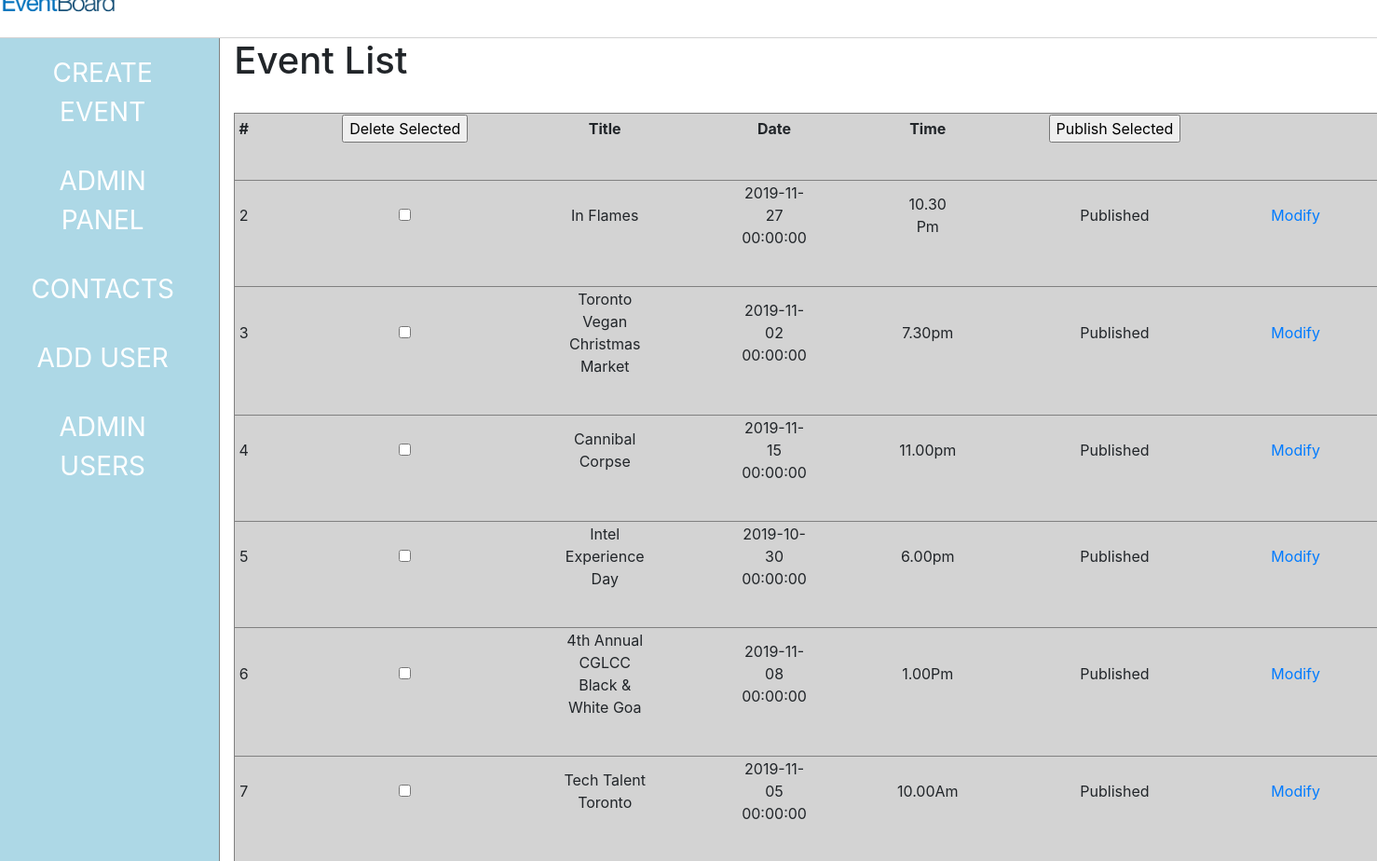
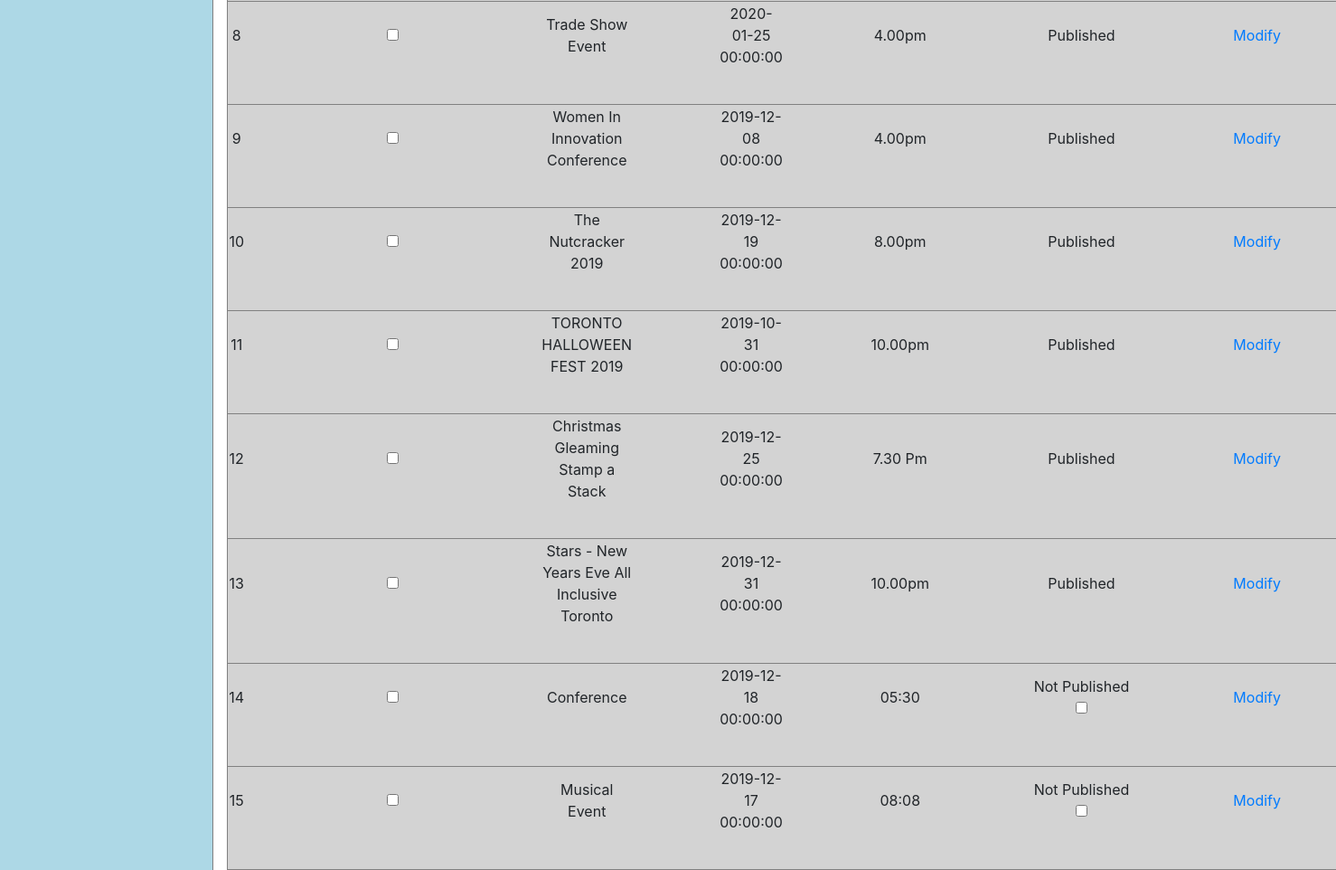
Screenshot of /admininterface.php with the database file from the repository (2 pictures, top to bottom).
### tables this page shows
CREATE TABLE `create_event` (
  `id` int(11) NOT NULL,
  `user_id` int(11) NOT NULL,
  `event_title` varchar(50) NOT NULL,
  `type` varchar(45) NOT NULL,
  `description` varchar(2000) NOT NULL,
  `event_type` varchar(100) NOT NULL,
  `keywords` varchar(100) NOT NULL,
  `organiser_name` varchar(25) NOT NULL,
  `location` varchar(100) NOT NULL,
  `event_date` datetime NOT NULL,
  `event_time` varchar(50) NOT NULL,
  `published` tinyint(1) NOT NULL DEFAULT '0'
);

### admininterface.php (the view, shortened to what this page needs)
<?php
function createEvent()
{
    $db = Database::getDb();
    $sql = "select * from create_event";
    $pdostm = $db->prepare($sql);
    $pdostm->setFetchMode(PDO::FETCH_OBJ);
    $pdostm->execute();
    echo '<form action="#" method="post" id="eventform">';
    foreach ($pdostm as $events) {
        if($events->published==0){
            echo "<tr>";
            echo "<td>".$events->id."</td><td><input type='checkbox' name='check_list[]' value='$events->id'></td><td>".$events->event_title."</td><td>".$events->event_date."</td><td>".$events->event_time."</td><td>Not Published<br><input type='checkbox' name='publish_list[]' value='$events->id'> </td><td><a href='update.php/?uid=".$events->id."'>Modify</a></td>";
            echo "</tr>";
        }
        else{
            echo "<tr>";
            echo "<td>".$events->id."</td><td><input type='checkbox' name='check_list[]' value='$events->id'></td><td>".$events->event_title."</td><td>".$events->event_date."</td><td>".$events->event_time."</td><td>Published</td><td><a href='update.php/?uid=".$events->id."'>Modify</a></td>";
            echo "</tr>";
        }
    }
    echo '</form>';
}
?>
    <!DOCTYPE html>
    <html xmlns="http://www.w3.org/1999/html">
    <head>
        <link rel="stylesheet" href="https://stackpath.bootstrapcdn.com/bootstrap/4.3.1/css/bootstrap.min.css"
>
    </head>
    <body>
    <div class="row">
        <div class="col-md-12" style='border-bottom: lightgrey 1px solid;'>
                <a class='navbar-brand' href='#'><img style='max-width:125px; margin-top: -2vh;' src='images/EventBoard.png' alt=''></a>
        </div>
    </div>
    <div class="row">
        <div class="col-md-2">
            <a href="create.php" class="links">CREATE EVENT</a>
            <a href="admininterface.php" class="links">ADMIN PANEL</a>
            <a href="AdminContact.php" class="links">CONTACTS</a>
            <a href="CreateUserAdmin.php" class="links">ADD USER</a>
            <a href="UserAdmin.php" class="links">ADMIN USERS</a>
        </div>
        <div class="col-md-8">
            <div class="row">
                <div class="col-md-12">
                <h1>Event List</h1><br>
                <table><th>#</th><th><input type="submit" name="delete" value="Delete Selected" form="eventform"/></th><th>Title</th><th>Date</th><th>Time</th><th><input type="submit" name="publish" value="Publish Selected" form="eventform"/></th><th></th>
                    <?php
                    createEvent();
                    ?>
                </table>
            </div>
            </div>
    </div>
    </body>

### admininterface.php (style rules this page uses)
.col-md-2 { background-color: lightblue; height: auto; text-align: center; font-size: 3.5vh; border-right: grey 1px solid; }
.links { color: white; text-decoration: none; display: block; padding: 2vh; }
table { background-color: lightgrey; border: grey 1px solid; }
th,td { text-align: center; padding-right: 12vh; padding-bottom: 5vh; border-bottom: grey 1px solid; }

### rows the page displays
create_event: id "2", event_title "In Flames", event_date "2019-11-27 00:00:00", event_time "10.30 Pm"
create_event: id "3", event_title "Toronto Vegan Christmas Market", event_date "2019-11-02 00:00:00", event_time "7.30pm"
create_event: id "4", event_title "Cannibal Corpse", event_date "2019-11-15 00:00:00", event_time "11.00pm"
create_event: id "5", event_title "Intel Experience Day", event_date "2019-10-30 00:00:00", event_time "6.00pm"
create_event: id "6", event_title "4th Annual CGLCC Black & White Goa", event_date "2019-11-08 00:00:00", event_time "1.00Pm"
create_event: id "7", event_title "Tech Talent Toronto", event_date "2019-11-05 00:00:00", event_time "10.00Am"
create_event: id "8", event_title "Trade Show Event", event_date "2020-01-25 00:00:00", event_time "4.00pm"
create_event: id "9", event_title "Women In Innovation Conference", event_date "2019-12-08 00:00:00", event_time "4.00pm"
create_event: id "10", event_title "The Nutcracker 2019", event_date "2019-12-19 00:00:00", event_time "8.00pm"
create_event: id "11", event_title "TORONTO HALLOWEEN FEST 2019", event_date "2019-10-31 00:00:00", event_time "10.00pm"
create_event: id "12", event_title "Christmas Gleaming Stamp a Stack", event_date "2019-12-25 00:00:00", event_time "7.30 Pm"
create_event: id "13", event_title "Stars - New Years Eve All Inclusive Toronto", event_date "2019-12-31 00:00:00", event_time "10.00pm"
create_event: id "14", event_title "Conference", event_date "2019-12-18 00:00:00", event_time "05:30"
create_event: id "15", event_title "Musical Event", event_date "2019-12-17 00:00:00", event_time "08:08"
